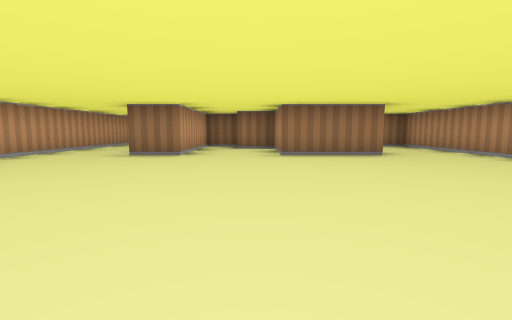
View 1 (above)

13 first-person views from a walk through a cub3D maze. The camera is about half as high as the walls, tilts 6° down and sees 85° across. The floor is counted in squares. Each view is taken from the middle of a square. On the plan, view 1 faces up. The plan holds only what a view shows up to about 9 squares ahead; the rest is blank.

View 2
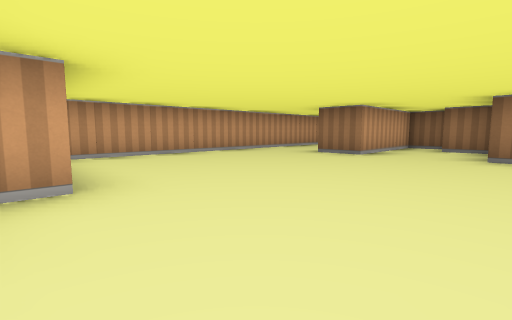

View 3
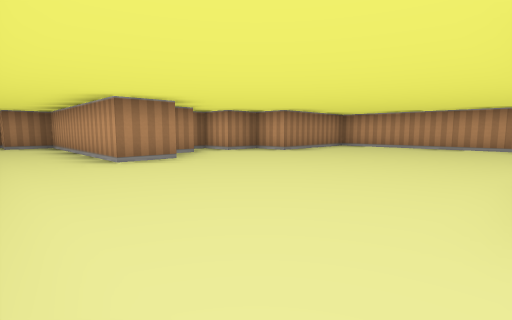

View 4
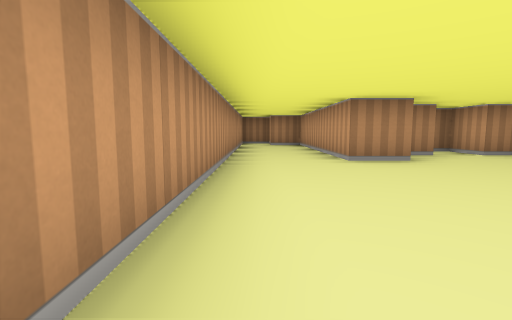

View 5
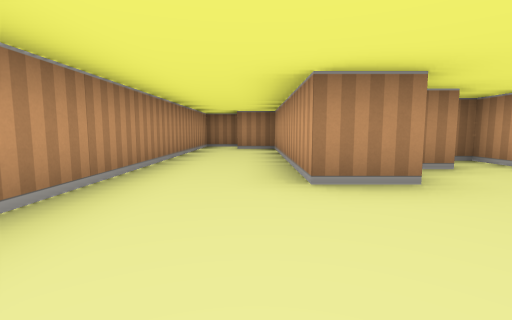

View 6
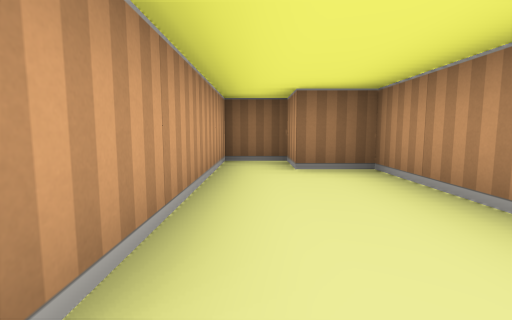

View 7
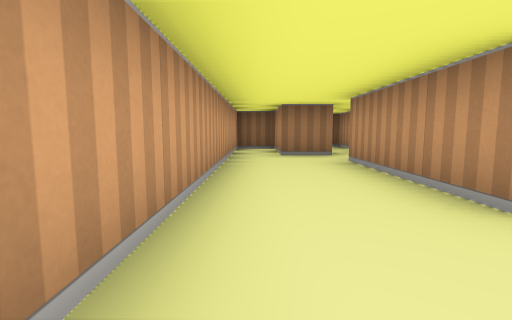

View 8
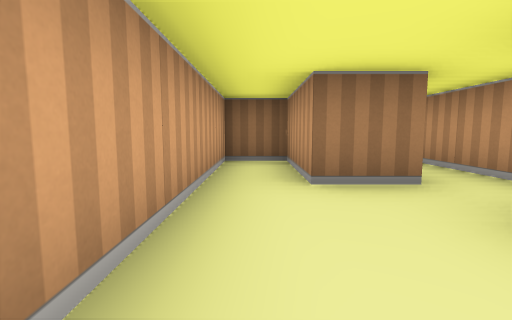

View 9
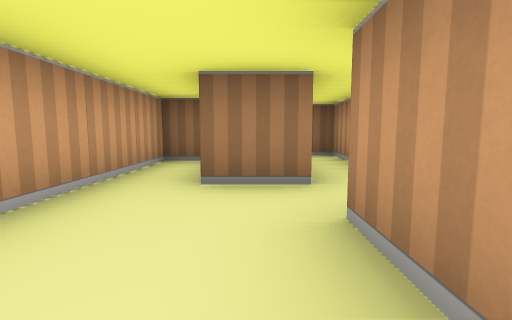

View 10
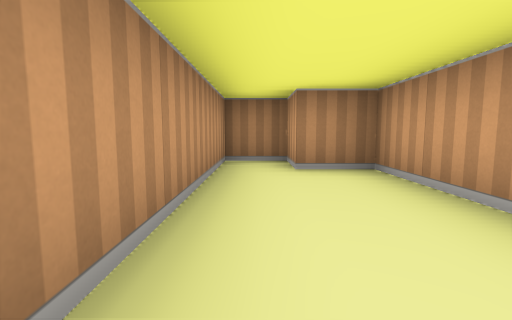

View 11
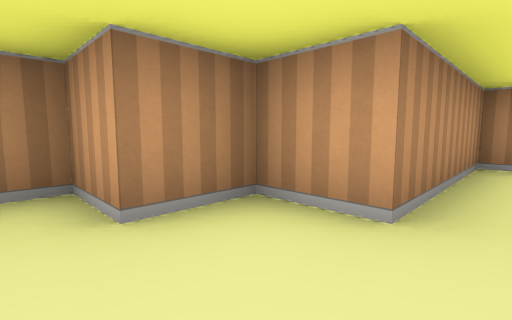

View 12
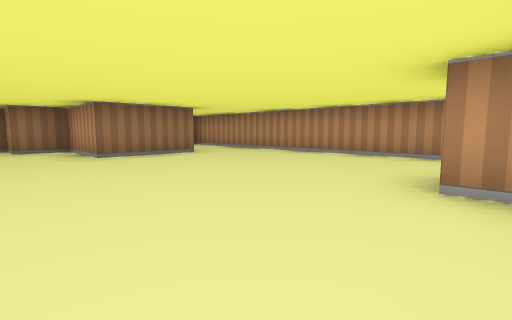

View 13
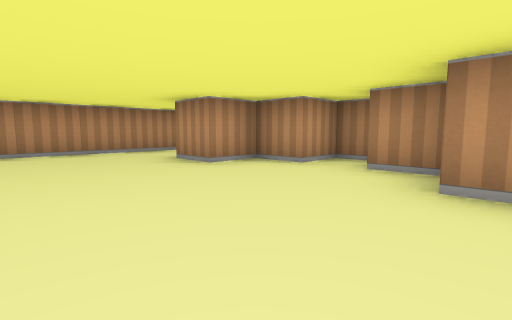

### Floor plan
Points are (right, up) in squares from view 1. A wall is a line through its corners. A room is listed if a view was taken in it or the views show most of it. See-through windows are left out.
Room 1 (views 1, 2, 3, 4, 5, 6, 7, 8, 9, 10, 11, 12, 13)
walls: (-0.5, 8.5) (-1.5, 8.5) (-1.5, 5.5) (-2.5, 5.5) (-2.5, 8.5); (-1.5, 9.6) (-1.5, 12.5) (-2, 12.5); (-2.4, 9.5) (-3.5, 9.5) (-3.5, 11.5) (-4.5, 11.5) (-4.5, 0.5) (-1.5, 0.5) (-1.5, -0.5) (-0.5, -0.5) (-0.5, -1.5) (0.5, -1.5) (0.5, -0.5) (1.5, -0.5) (1.5, 0.5) (2.5, 0.5) (2.5, -4.5) (3.5, -4.5) (3.5, -5.5) (4.5, -5.5) (4.5, 8.5) (3.5, 8.5) (3.5, 9.5) (2.5, 9.5) (2.5, 5.5) (0.5, 5.5) (0.5, 7.5) (-0.5, 7.5)

Positions as (right, up) in squares from view 1, and headings:
1: (0, 0), facing up
2: (1, 0), facing up-left
3: (4, 5), facing down-left
4: (4, 5), facing down
5: (3, 3), facing down
6: (3, 5), facing up
7: (-4, 4), facing up
8: (-4, 7), facing up
9: (-3, 7), facing up
10: (4, -1), facing down
11: (0, 1), facing down-left
12: (-1, 0), facing up-right
13: (-2, 3), facing down-right
